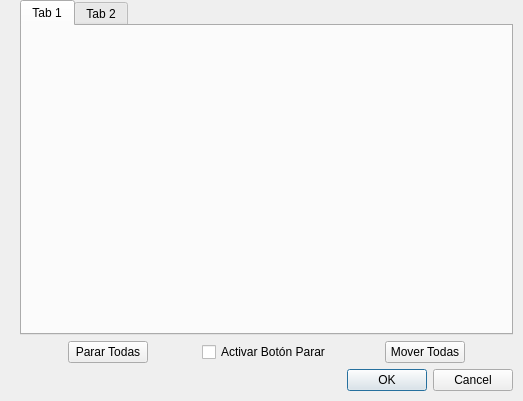
<?xml version="1.0" encoding="UTF-8"?>
<ui version="4.0">
 <class>DConfiguracionBola</class>
 <widget class="QDialog" name="DConfiguracionBola">
  <property name="geometry">
   <rect>
    <x>0</x>
    <y>0</y>
    <width>523</width>
    <height>401</height>
   </rect>
  </property>
  <property name="windowTitle">
   <string>Dialog</string>
  </property>
  <widget class="QWidget" name="layoutWidget">
   <property name="geometry">
    <rect>
     <x>20</x>
     <y>0</y>
     <width>493</width>
     <height>391</height>
    </rect>
   </property>
   <layout class="QVBoxLayout" name="verticalLayout" stretch="0,0,1">
    <property name="spacing">
     <number>6</number>
    </property>
    <item>
     <widget class="QTabWidget" name="tabWidget">
      <widget class="QWidget" name="tab">
       <attribute name="title">
        <string>Tab 1</string>
       </attribute>
      </widget>
      <widget class="QWidget" name="tab_2">
       <attribute name="title">
        <string>Tab 2</string>
       </attribute>
      </widget>
     </widget>
    </item>
    <item>
     <layout class="QHBoxLayout" name="horizontalLayout">
      <item>
       <widget class="QPushButton" name="btnPararTodas">
        <property name="sizePolicy">
         <sizepolicy hsizetype="Fixed" vsizetype="Fixed">
          <horstretch>0</horstretch>
          <verstretch>0</verstretch>
         </sizepolicy>
        </property>
        <property name="text">
         <string>Parar Todas</string>
        </property>
       </widget>
      </item>
      <item>
       <widget class="QCheckBox" name="cbActivarBotones">
        <property name="sizePolicy">
         <sizepolicy hsizetype="Fixed" vsizetype="Fixed">
          <horstretch>0</horstretch>
          <verstretch>0</verstretch>
         </sizepolicy>
        </property>
        <property name="text">
         <string>Activar Botón Parar</string>
        </property>
       </widget>
      </item>
      <item>
       <widget class="QPushButton" name="btnMoverTodas">
        <property name="sizePolicy">
         <sizepolicy hsizetype="Fixed" vsizetype="Fixed">
          <horstretch>0</horstretch>
          <verstretch>0</verstretch>
         </sizepolicy>
        </property>
        <property name="text">
         <string>Mover Todas</string>
        </property>
       </widget>
      </item>
     </layout>
    </item>
    <item>
     <widget class="QDialogButtonBox" name="buttonBox">
      <property name="orientation">
       <enum>Qt::Horizontal</enum>
      </property>
      <property name="standardButtons">
       <set>QDialogButtonBox::Cancel|QDialogButtonBox::Ok</set>
      </property>
     </widget>
    </item>
   </layout>
  </widget>
 </widget>
 <resources/>
 <connections>
  <connection>
   <sender>buttonBox</sender>
   <signal>accepted()</signal>
   <receiver>DConfiguracionBola</receiver>
   <slot>accept()</slot>
   <hints>
    <hint type="sourcelabel">
     <x>248</x>
     <y>254</y>
    </hint>
    <hint type="destinationlabel">
     <x>157</x>
     <y>274</y>
    </hint>
   </hints>
  </connection>
  <connection>
   <sender>buttonBox</sender>
   <signal>rejected()</signal>
   <receiver>DConfiguracionBola</receiver>
   <slot>reject()</slot>
   <hints>
    <hint type="sourcelabel">
     <x>316</x>
     <y>260</y>
    </hint>
    <hint type="destinationlabel">
     <x>286</x>
     <y>274</y>
    </hint>
   </hints>
  </connection>
 </connections>
</ui>
